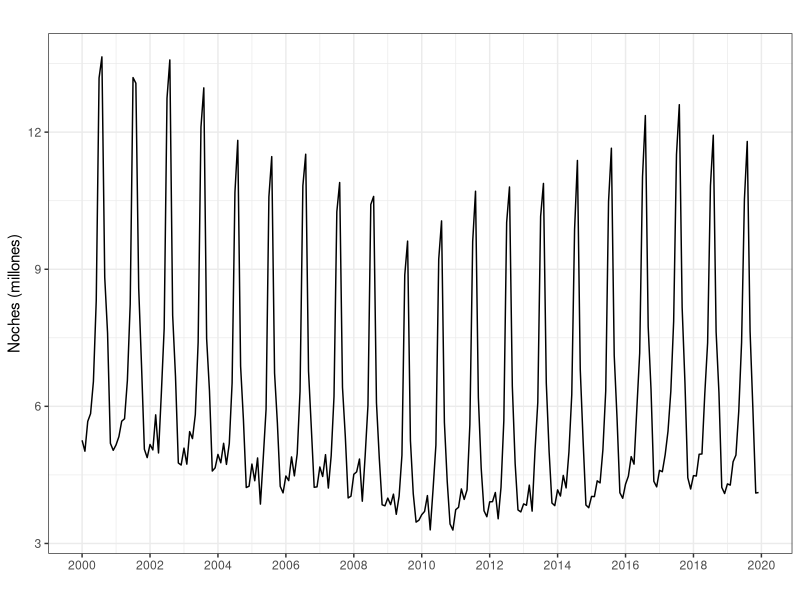
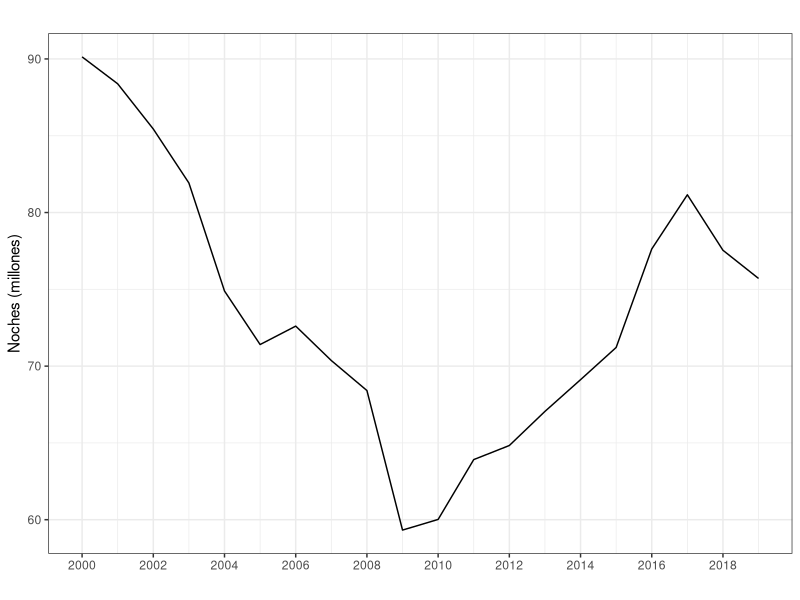
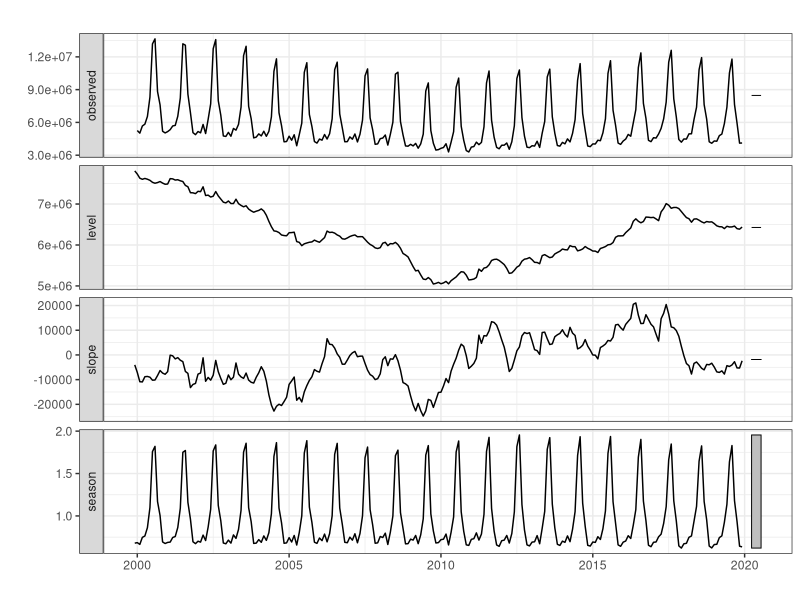
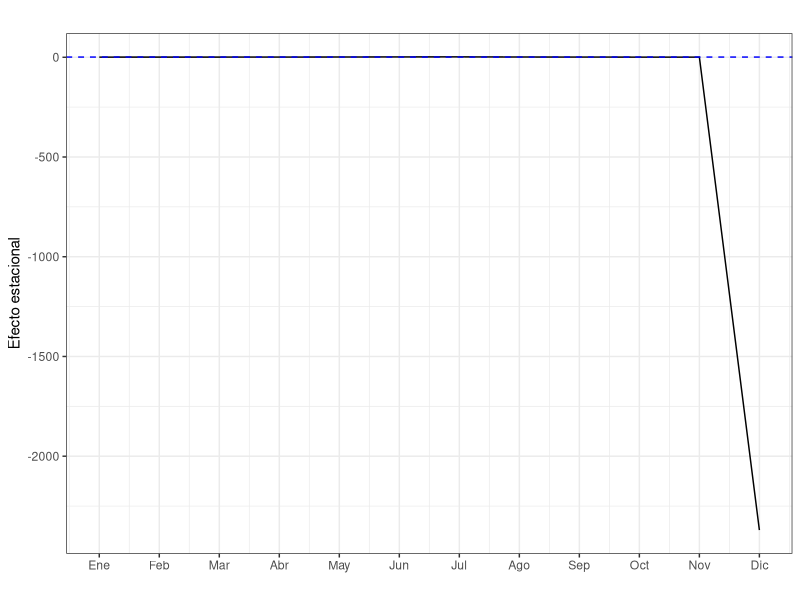
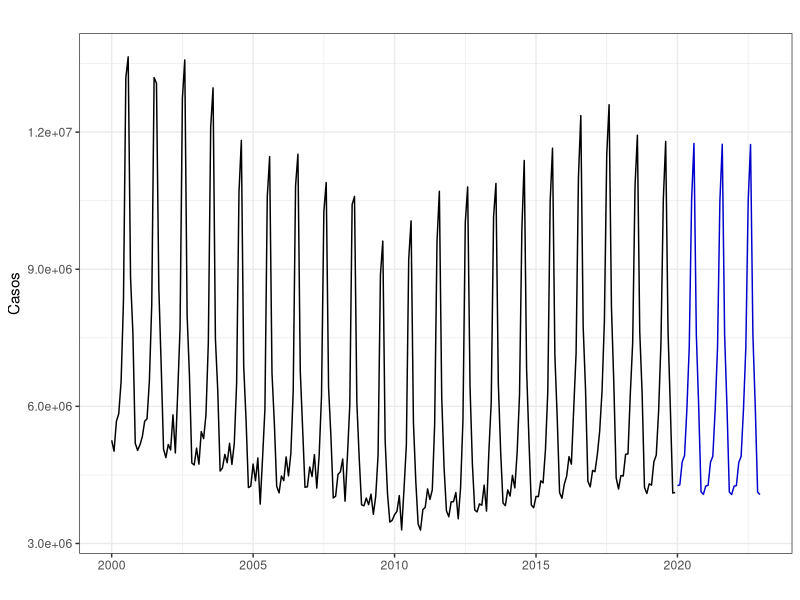
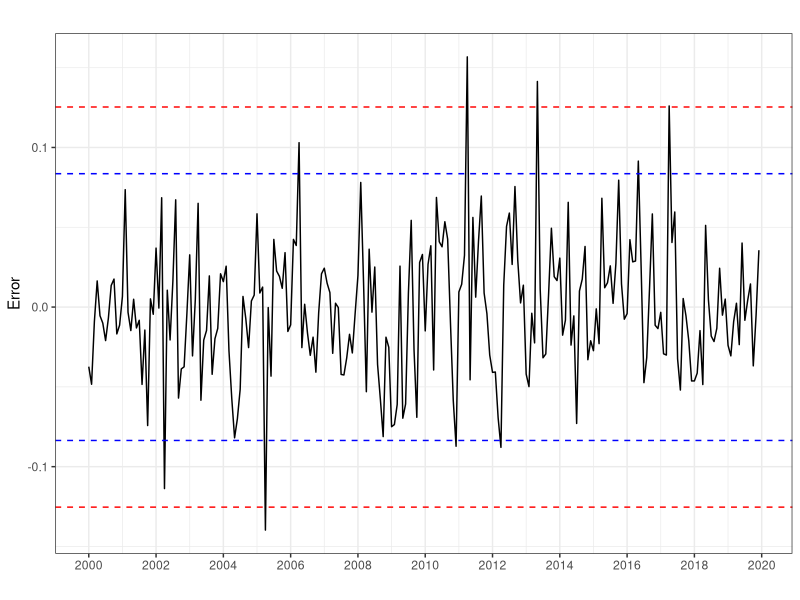
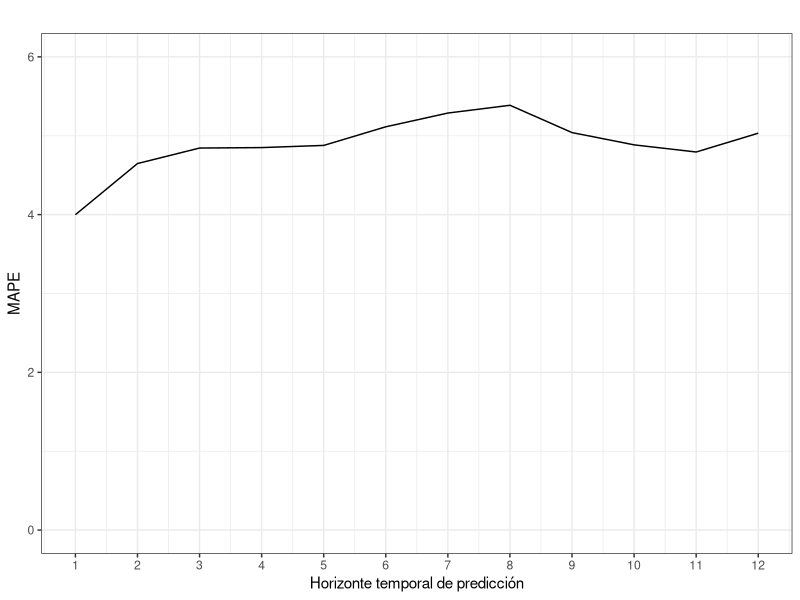
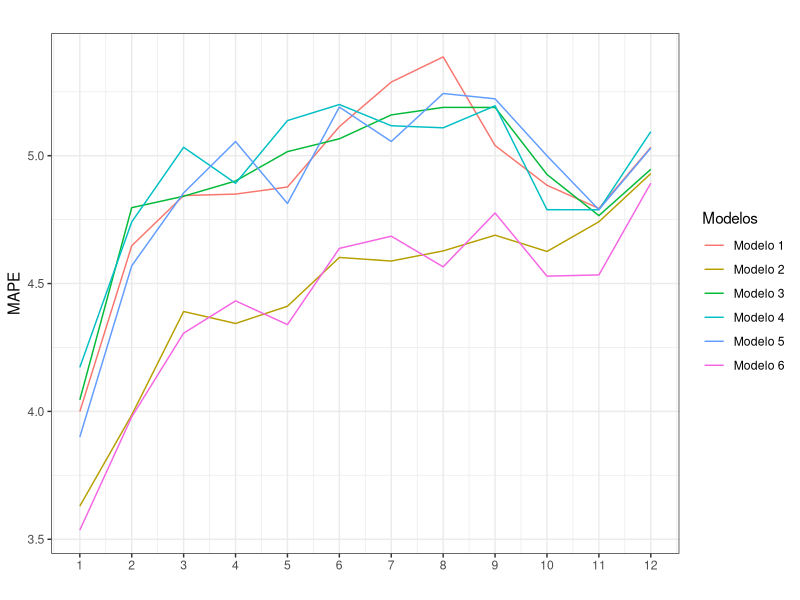

Generate these figures, in order, with R:
#----------------------------------------------------------
# CODIGO EJEMPLO 5
#----------------------------------------------------------
#
#
#
#----------------------------------------------------------
# Librerias
library(forecast)
library(ggplot2); theme_set(theme_bw())
#----------------------------------------------------------
#
#
#
#----------------------------------------------------------
# Importamos Pernoctaciones
#----------------------------------------------------------
Pernoctaciones <- read.csv2("./series/Pernoctaciones.csv", 
                            header = TRUE)

Pernoctaciones <- ts(Pernoctaciones[, 2], 
                     start = 2000, 
                     frequency = 12)

autoplot(Pernoctaciones/1000000,
         xlab = "",
         ylab = "Noches (millones)",
         main = "") +
  scale_x_continuous(breaks= seq(2000, 2020, 2)) 
#----------------------------------------------------------
#
#
#
#----------------------------------------------------------
# Alisado exponencial para la serie anual
#----------------------------------------------------------
# Serie anual
PernoctacionesAnual <- aggregate(Pernoctaciones/1000000, FUN = sum)

autoplot(PernoctacionesAnual,
         xlab = "",
         ylab = "Noches (millones)",
         main = "") +
  scale_x_continuous(breaks= seq(2000, 2020, 2)) 

# Ajuste
PernoctacionesAnualEts <- ets(PernoctacionesAnual)
summary(PernoctacionesAnualEts) 

# Prediccion
forecast(PernoctacionesAnualEts, 
         h = 5, 
         level = 95)
#----------------------------------------------------------
#
#
#
#----------------------------------------------------------
# Alisado exponencial para la serie mensual
#----------------------------------------------------------
# Ajuste
PernoctacionesEts <- ets(Pernoctaciones)
summary(PernoctacionesEts) 

autoplot(PernoctacionesEts,
         xlab = "",
         main = "")

# Ultimos valores
TT <- nrow(PernoctacionesEts$states)
PernoctacionesEts$states[TT,]

# Estacionalidad
componenteEstacional <- PernoctacionesEts$states[TT, 13:2]

ggplot() +
  geom_line(aes(x = 1:12, y = componenteEstacional)) + 
  geom_hline(yintercept = 1, colour = "blue", lty = 2) +
  ggtitle("") +
  xlab("") +
  ylab("Efecto estacional") +
  scale_x_continuous(breaks= 1:12, 
                     labels = c("Ene", "Feb", "Mar", "Abr", "May", "Jun", 
                                "Jul", "Ago", "Sep", "Oct", "Nov", "Dic")) 

# Predicción
PernoctacionesEtsPre <- forecast(PernoctacionesEts, 
                                 h = 36, 
                                 level = 95)

PernoctacionesEtsPre

autoplot(PernoctacionesEtsPre,
         xlab = "",
         ylab = "Casos",
         main = "",
         PI = FALSE)

# Análisis del error
error <- residuals(PernoctacionesEts)
sderror <- sd(error)

autoplot(error,
         xlab = "",
         ylab = "Error",
         main = "",
         colour = "black") +
  geom_hline(yintercept = c(-3, -2, 2 ,3)*sderror, 
             colour = c("red", "blue", "blue", "red"), lty = 2) + 
  scale_x_continuous(breaks= seq(2000, 2020, 2))  

# Error por origen de prediccion movil
k <- 120                 
h <- 12                  
TT <- length(Pernoctaciones)
s <- TT - k - h          

mapeAlisado <- matrix(NA, s + 1, h)
for (i in 0:s) {
  train.set <- subset(Pernoctaciones, start = i + 1, end = i + k)
  test.set <-  subset(Pernoctaciones, start = i + k + 1, end = i + k + h)
  
  fit <- ets(train.set, model = "MNM")
  fcast<-forecast(fit, h = h)
  mapeAlisado[i + 1,] <- 100*abs(test.set - fcast$mean)/test.set
}

errorAlisado <- colMeans(mapeAlisado)
errorAlisado

ggplot() +
  geom_line(aes(x = 1:12, y = errorAlisado)) +
  ggtitle("") +
  xlab("Horizonte temporal de predicción") +
  ylab("MAPE") +
  ylim(0, 6) + 
  scale_x_continuous(breaks= 1:12)
#----------------------------------------------------------
#
#
#
#----------------------------------------------------------
# Modelos alternativos
#----------------------------------------------------------
k <- 120                 
h <- 12                  
TT <- length(Pernoctaciones)
s <- TT - k - h

mapeAlisado1 <- matrix(NA, s + 1, h)
mapeAlisado2 <- matrix(NA, s + 1, h)
mapeAlisado3 <- matrix(NA, s + 1, h)
mapeAlisado4 <- matrix(NA, s + 1, h)
mapeAlisado5 <- matrix(NA, s + 1, h)
mapeAlisado6 <- matrix(NA, s + 1, h)

for (i in 0:s) {
  train.set <- subset(Pernoctaciones, start = i + 1, end = i + k)
  test.set <-  subset(Pernoctaciones, start = i + k + 1, end = i + k + h)
  
  fit <- ets(train.set, model = "MNM")
  fcast<-forecast(fit, h = h)
  mapeAlisado1[i + 1,] <- 100*abs(test.set - fcast$mean)/test.set
  
  fit <- ets(train.set, model = "MNM", opt.crit = "amse", nmse = 2)
  fcast<-forecast(fit, h = h)
  mapeAlisado2[i + 1,] <- 100*abs(test.set - fcast$mean)/test.set
  
  fit <- ets(train.set, model = "ANA", lambda = 0)
  fcast<-forecast(fit, h = h, biasadj = TRUE)
  mapeAlisado3[i + 1,] <- 100*abs(test.set - fcast$mean)/test.set
  
  fit <- ets(train.set, model = "ANA", lambda = 0, opt.crit = "amse", nmse = 2)
  fcast<-forecast(fit, h = h, biasadj = TRUE)
  mapeAlisado4[i + 1,] <- 100*abs(test.set - fcast$mean)/test.set
  
  fit <- ets(train.set/monthdays(train.set), model = "MNM")
  fcast<-forecast(fit, h = h)
  mapeAlisado5[i + 1,] <- 100*abs(test.set - fcast$mean * monthdays(fcast$mean))/test.set
  
  fit <- ets(train.set/monthdays(train.set), model = "MNM", opt.crit = "amse", nmse = 2)
  fcast<-forecast(fit, h = h)
  mapeAlisado6[i + 1,] <- 100*abs(test.set - fcast$mean * monthdays(fcast$mean))/test.set
}

errorAlisado1 <- colMeans(mapeAlisado1)
errorAlisado2 <- colMeans(mapeAlisado2)
errorAlisado3 <- colMeans(mapeAlisado3)
errorAlisado4 <- colMeans(mapeAlisado4)
errorAlisado5 <- colMeans(mapeAlisado5)
errorAlisado6 <- colMeans(mapeAlisado6)

ggplot() +
  geom_line(aes(x = 1:12, y = errorAlisado1, colour = "Modelo 1")) +
  geom_line(aes(x = 1:12, y = errorAlisado2, colour = "Modelo 2")) + 
  geom_line(aes(x = 1:12, y = errorAlisado3, colour = "Modelo 3")) +
  geom_line(aes(x = 1:12, y = errorAlisado4, colour = "Modelo 4")) +
  geom_line(aes(x = 1:12, y = errorAlisado5, colour = "Modelo 5")) +
  geom_line(aes(x = 1:12, y = errorAlisado6, colour = "Modelo 6")) +
  ggtitle("") +
  xlab("") +
  ylab("MAPE") +
  scale_x_continuous(breaks= 1:12) +
  scale_color_discrete(name = "Modelos")

